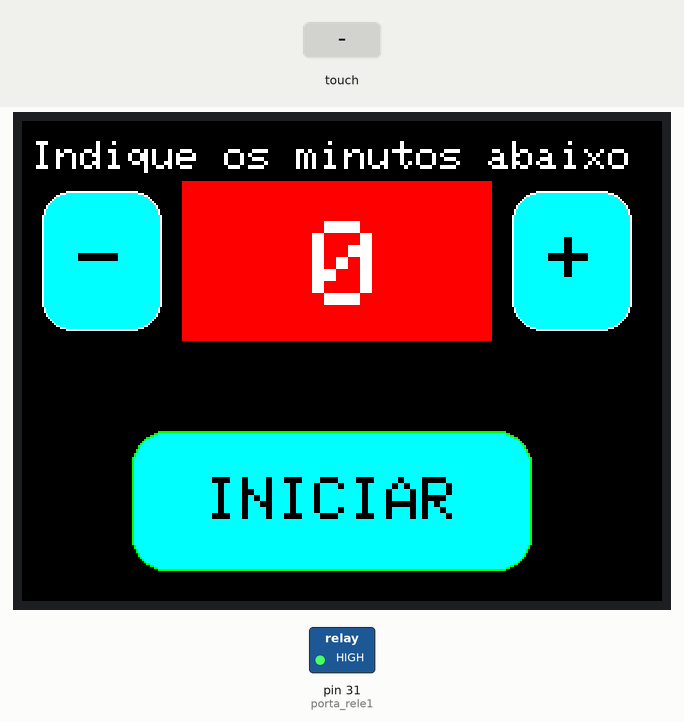
This sketch was run on a simulated Arduino Mega 2560, built with avr-gcc and run on an emulated ATmega2560. Shown: 320×240 colour display, switched loads named in the sketch (green lamp = pin HIGH). The inputs (shaded band) are chosen by the test bench. Pins used as bus, display or sensor lines are not drawn; what the sketch prints to the serial monitor is not drawn.

Above: at 1.5 s.
1.6 s: touch panel pressed at 38 % / 30 % of its raw x / y range
At 1.69 s:
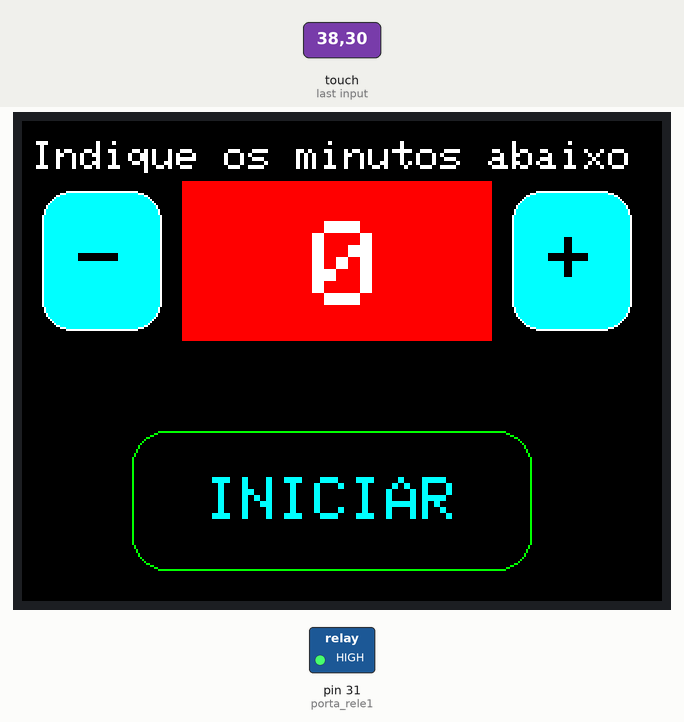
3.2 s: touch panel pressed at 13 % / 70 % of its raw x / y range
At 4.5 s:
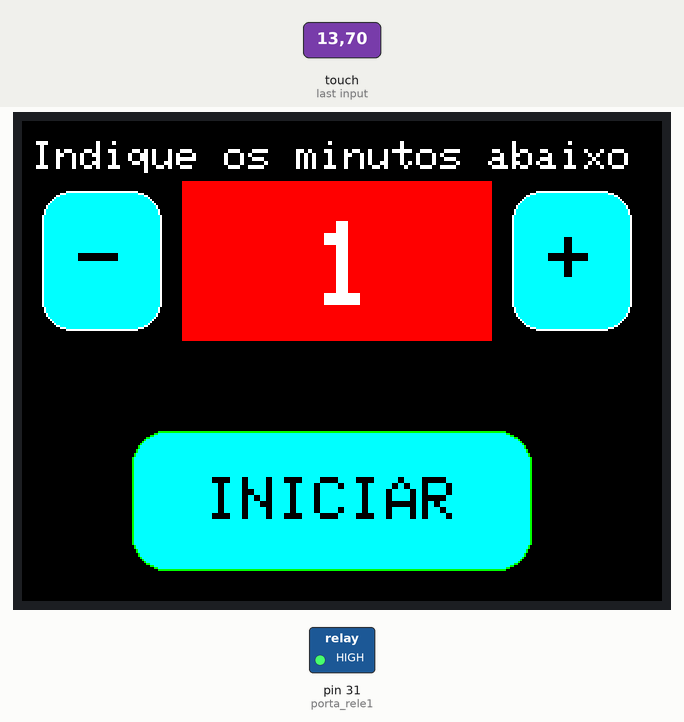
4.8 s: touch panel pressed at 62 % / 30 % of its raw x / y range
At 5.6 s:
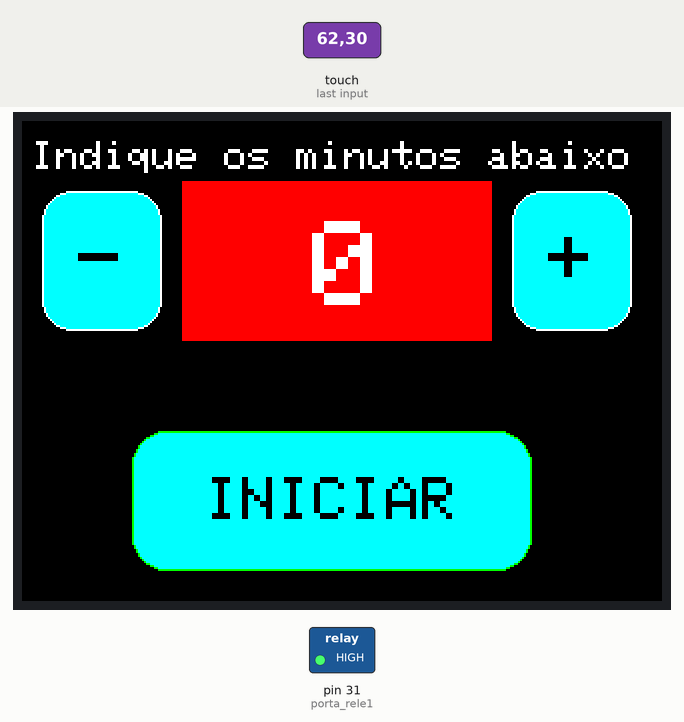
6.7 s: touch panel pressed at 38 % / 30 % of its raw x / y range
At 6.79 s:
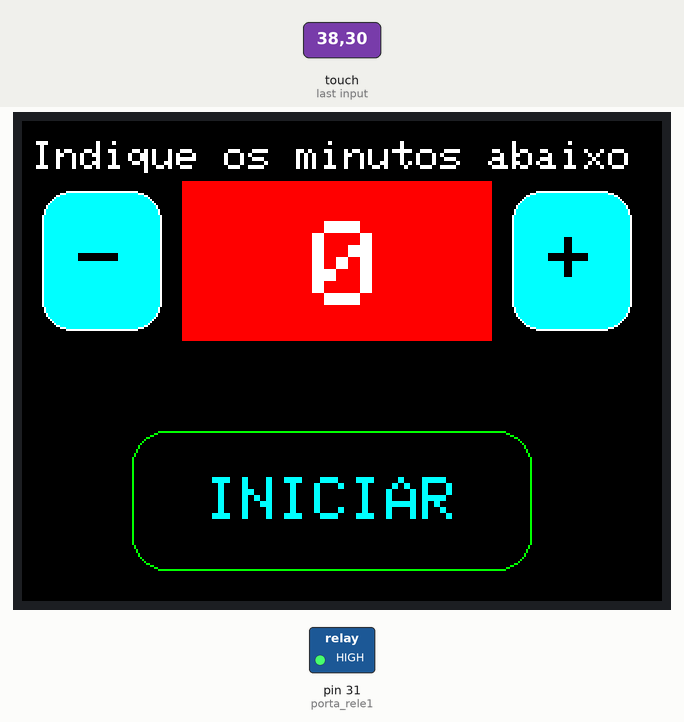
8.3 s: touch panel pressed at 13 % / 70 % of its raw x / y range
At 8.39 s:
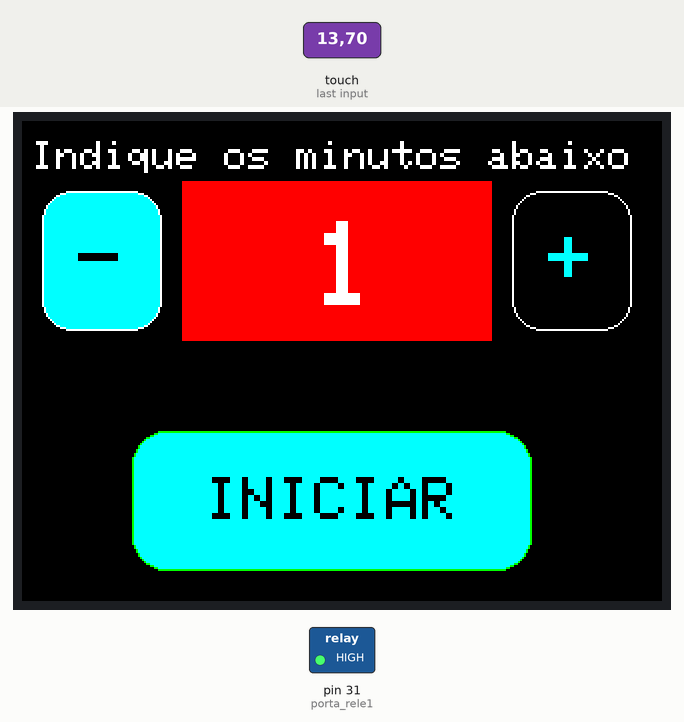
9.9 s: touch panel pressed at 62 % / 30 % of its raw x / y range
At 11.1 s:
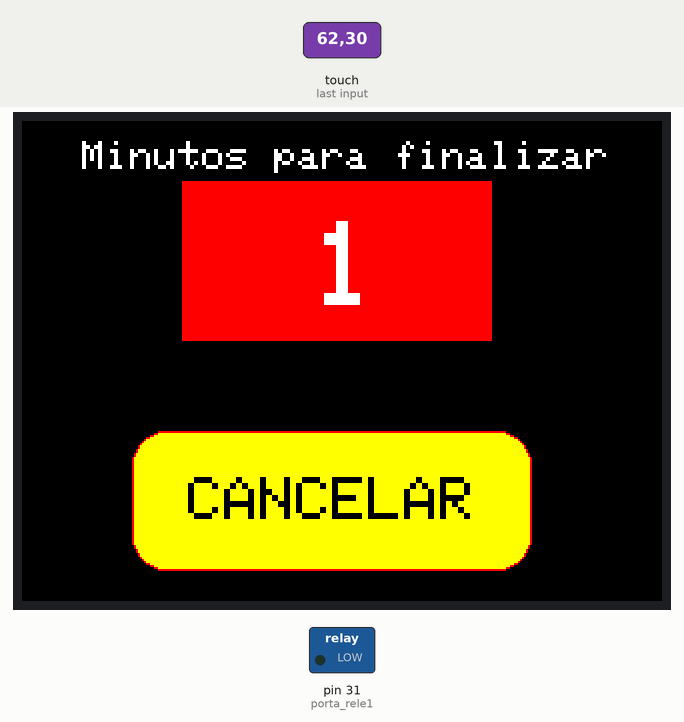
Timing chart, 0 to 12.5 s (numbered marks = the images above; inputs shaded):
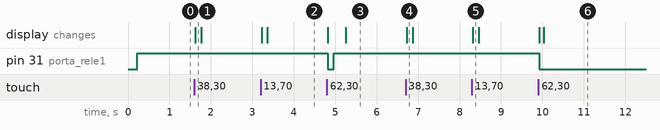

The sketch:

tft.ino
```cpp
#include <Adafruit_GFX.h>
#include <MCUFRIEND_kbv.h>
MCUFRIEND_kbv tft;
#include <TouchScreen.h>
#define MINPRESSURE 200
#define MAXPRESSURE 1000

// ALL Touch panels and wiring is DIFFERENT
// copy-paste results from TouchScreen_Calibr_native.ino
const int XP = 6, XM = A2, YP = A1, YM = 7; //ID=0x9341
const int TS_LEFT = 907, TS_RT = 136, TS_TOP = 942, TS_BOT = 139;

TouchScreen ts = TouchScreen(XP, YP, XM, YM, 300);

Adafruit_GFX_Button on_btn, off_btn, ini_btn, stop_btn;

int pixel_x, pixel_y;     //Touch_getXY() updates global vars
int min = 0;
int time = 0;
int contTime = 1;
int tela = 1;
int porta_rele1 = 31;

bool Touch_getXY(void)
{
    TSPoint p = ts.getPoint();
    pinMode(YP, OUTPUT);      //restore shared pins
    pinMode(XM, OUTPUT);
    digitalWrite(YP, HIGH);   //because TFT control pins
    digitalWrite(XM, HIGH);
    bool pressed = (p.z > MINPRESSURE && p.z < MAXPRESSURE);
    if (pressed) {
        pixel_x = map(p.x, TS_LEFT, TS_RT, 0, tft.width()); //.kbv makes sense to me
        pixel_y = map(p.y, TS_TOP, TS_BOT, 0, tft.height());
    }
    return pressed;
}

#define BLACK   0x0000
#define BLUE    0x001F
#define RED     0xF800
#define GREEN   0x07E0
#define CYAN    0x07FF
#define MAGENTA 0xF81F
#define YELLOW  0xFFE0
#define WHITE   0xFFFF
void escreveNumero(int posx,int posy, int texto,int tamanho,int cor){ // Função criada para facilitar escrita de texto
  tft.setCursor(posx,posy); // Cursor é deslocado para posição passada como parâmetro
  tft.setTextColor(cor); // Cor a ser escrita é alterada conforme valor recebido como parâmetro
  tft.setTextSize(tamanho); // Tamanho da fonte é  alterado conforme parâmetro recebido
  tft.print(texto); // Texto passado por parâmetro é escrito na tela
}
void escreveTexto(int posx,int posy, String texto,int tamanho,int cor){ // Função criada para facilitar escrita de texto
  tft.setCursor(posx,posy); // Cursor é deslocado para posição passada como parâmetro
  tft.setTextColor(cor); // Cor a ser escrita é alterada conforme valor recebido como parâmetro
  tft.setTextSize(tamanho); // Tamanho da fonte é  alterado conforme parâmetro recebido
  tft.print(texto); // Texto passado por parâmetro é escrito na tela
}
void setup(void)
{
    Serial.begin(9600);
    uint16_t ID = tft.readID();
    Serial.print("TFT ID = 0x");
    Serial.println(ID, HEX);
    Serial.println("Calibrate for your Touch Panel");
     pinMode(porta_rele1, OUTPUT);

    if (ID == 0xD3D3) ID = 0x9486; // write-only shield
    tft.begin(0x9341);
    tft.setRotation(1);            //PORTRAIT
    tft.fillScreen(BLACK);//         lar,alt
     digitalWrite(porta_rele1,HIGH);
   telaInicial();

}
void telaInicial(){
   tft.fillScreen(BLACK);

   on_btn.initButton(&tft,  40, 70, 60, 70, WHITE, CYAN, BLACK, "-", 4);
    off_btn.initButton(&tft, 275, 70, 60, 70, WHITE, CYAN, BLACK, "+", 4);
    ini_btn.initButton(&tft, 155, 190, 200, 70, GREEN, CYAN, BLACK, "INICIAR", 3);
    on_btn.drawButton(false);
    off_btn.drawButton(false);
    ini_btn.drawButton(false);
    tft.fillRect(80, 30, 155, 80, RED);
    escreveNumero(145,50,min,6,WHITE);
    escreveTexto(5,10,"Indique os minutos abaixo",2,WHITE);
  }

void telaTratamento(){
   tela = 2;
  digitalWrite(porta_rele1,LOW);
  tft.fillScreen(BLACK);

   stop_btn.initButton(&tft, 155, 190, 200, 70, RED, YELLOW, BLACK, "CANCELAR", 3);
   stop_btn.drawButton(false);

   tft.fillRect(80, 30, 155, 80, RED);
   time = min * 60 * 1000;
    escreveNumero(145,50,min,6,WHITE);
     escreveTexto(30,10,"Minutos para finalizar",2,WHITE);

}
/* two buttons are quite simple
 */
void loop(void)
{

  if(tela == 1){
    bool down = Touch_getXY();
    on_btn.press(down && on_btn.contains(pixel_x, pixel_y));
    off_btn.press(down && off_btn.contains(pixel_x, pixel_y));
    ini_btn.press(down && ini_btn.contains(pixel_x, pixel_y));

    if (on_btn.justReleased())
        on_btn.drawButton();
    if (off_btn.justReleased())
        off_btn.drawButton();

    if (ini_btn.justReleased())
        ini_btn.drawButton();

    if (on_btn.justPressed()) {
        on_btn.drawButton(true);
       min--;
       if(min >= 0){
         String thisString = String(min);
          tft.fillRect(80, 30, 155, 80, RED);
         if(min<10){
       escreveTexto(145,50,thisString,6,WHITE);
       }else{
         escreveTexto(130,50,thisString,6,WHITE);
        }
        }

    }
    if (off_btn.justPressed()) {
        off_btn.drawButton(true);
        min++;
       String thisString = String(min);
       tft.fillRect(80, 30, 144, 80, RED);
       if(min<10){
       escreveTexto(145,50,thisString,6,WHITE);
       }else{
         escreveTexto(130,50,thisString,6,WHITE);
        }
    }
    if(ini_btn.justPressed()){
      ini_btn.drawButton(true);
      if(min > 0){
        telaTratamento();
        }
      }
  }
  if(tela== 2){
   bool down = Touch_getXY();
   stop_btn.press(down && stop_btn.contains(pixel_x, pixel_y));
   if (stop_btn.justReleased())
        stop_btn.drawButton();

        if (stop_btn.justPressed() && tela == 2) {
        stop_btn.drawButton(true);
        finalizar();
        }


    Serial.println(contTime);
    if(min > 0){
      if(contTime == 60){
      tft.fillRect(80, 30, 144, 80, RED);
      min--;
      String thisString = String(min);
      if(min< 10){
         escreveTexto(145,50,thisString,6,WHITE);
        }else{
            escreveTexto(130,50,thisString,6,WHITE);
          }

      contTime = 1;

      }
        delay(1000);
        contTime++;
    }else{
      finalizar();
      }
    }
}
void finalizar(){
   digitalWrite(porta_rele1,HIGH);
  min = 0;
  contTime == 1;
     tela = 1;
      telaInicial();
  }
```

Measured:
- after the input at 1.6 s, the display: changes at once (image 1)
- after the input at 3.2 s, the display: first changes at once (image 2 shows a later state)
- after the input at 4.8 s, pin 31 (porta_rele1): HIGH → LOW at once, → HIGH 0.14 s later; the display: first changes at once (image 3 shows a later state)
- after the input at 6.7 s, the display: changes at once (image 4)
- after the input at 8.3 s, the display: changes at once (image 5)
- after the input at 9.9 s, pin 31 (porta_rele1): HIGH → LOW at once; the display: first changes at once (image 6 shows a later state)
